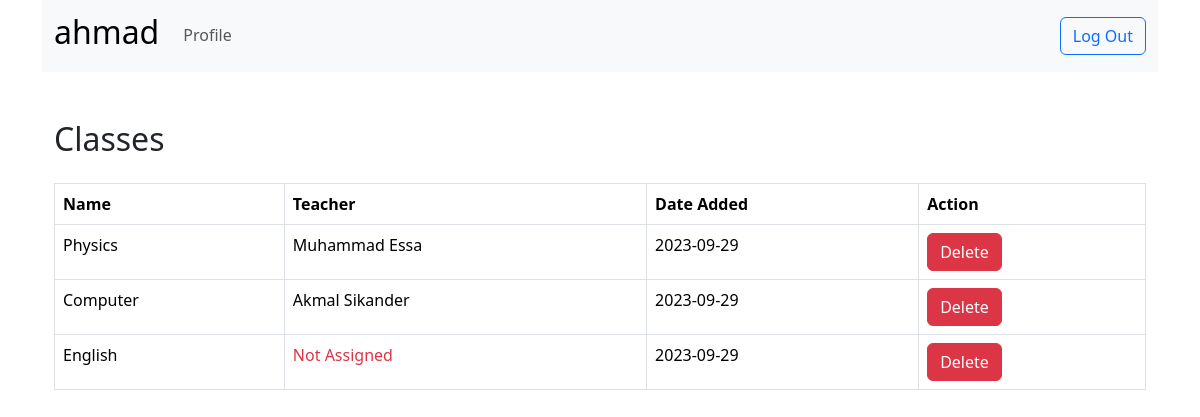
Before: /classes (signed in) with the older database file.
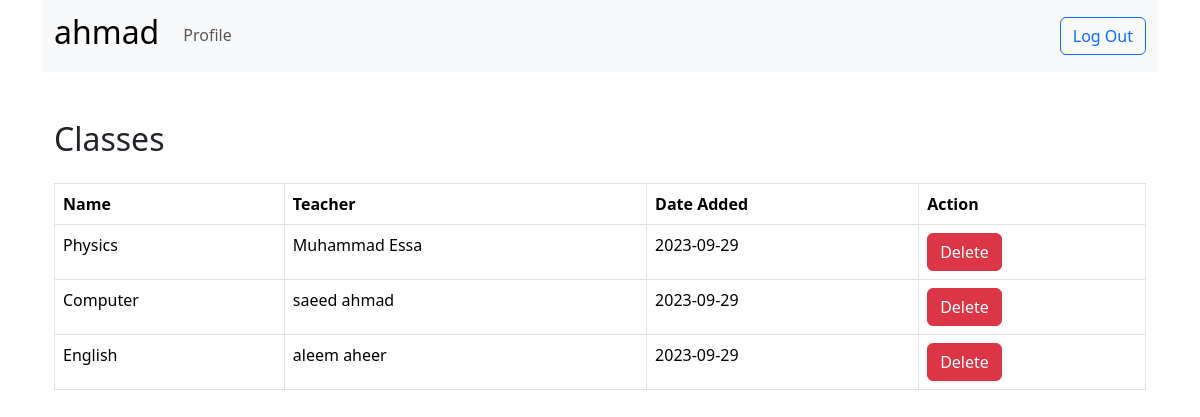
After: the same page with the newer database file.
### tables this page shows
CREATE TABLE teachers (
    id INTEGER PRIMARY KEY,
    firstname TEXT NOT NULL,
    lastname TEXT NOT NULL,
    email TEXT,
    subject TEXT NOT NULL,
    qualification TEXT NOT NULL,
    username TEXT NOT NULL,
    password TEXT NOT NULL,
    course_id INTEGER,
    admin_id INTEGER,
    FOREIGN KEY (course_id) REFERENCES courses (id),
    FOREIGN KEY (admin_id) REFERENCES admins (id)
);

CREATE TABLE courses (
    id INTEGER PRIMARY KEY,
    course_name TEXT NOT NULL,
    start_date DATE NOT NULL,
    admin_id INTEGER,
    FOREIGN KEY (admin_id) REFERENCES admins (id)
);

### app.py (the view)
@app.route("/classes", methods=["GET", "POST"])
@login_required
def classes():
    admin_id = session["user_id"]
    rows = db.execute(
        "SELECT courses.id, courses.course_name, teachers.firstname, teachers.lastname, courses.start_date FROM courses LEFT JOIN teachers ON courses.id = teachers.course_id WHERE courses.admin_id = ?",
        admin_id,
    )
    return render_template(
        "classes.html",
        classes=rows,
        user="admin",
        table="courses",
        role=session["user_role"],
    )

### app.py (called while the page is built)
@app.after_request
def after_request(response):
    response.headers["Cache-Control"] = "no-cache, no-store, must-revalidate"
    response.headers["Expires"] = 0
    response.headers["Pragma"] = "no-cache"
    return response

### helpers.py (called while the page is built)
def login_required(f):
    @wraps(f)
    def decorated_function(*args, **kwargs):
        if session.get("user_id") is None:
            return redirect("/login")
        return f(*args, **kwargs)
    return decorated_function

### templates/classes.html (shortened to what this page needs)
{% extends "layout.html" %}
{% block body%}
    <nav class="navbar navbar-expand-lg bg-body-tertiary">
        <div class="container-fluid">
            <a class="navbar-brand">
                <h2>{{ role }}</h1>
            </a>
            <div class="collapse navbar-collapse" id="navbarSupportedContent">
                <ul class="navbar-nav me-auto mb-2 mb-lg-0 nav-underline">
                    <li class="nav-item">
                        <a class="nav-link" href="/profile">Profile</a>
                    </li>
                </ul>
                <form class="d-flex" role="search" action="/logout" method="post">
                    <button class="btn btn-outline-primary" type="submit">Log Out</button>
                </form>
            </div>
        </div>
    </nav>
    <div class="container mt-5">
        {% if classes %}
            <h2 class="mb-4">Classes</h2>
            <table class="table table-bordered">
                <thead>
                    <tr>
                        <th>Name</th>
                        <th>Teacher</th>
                        <th>Date Added</th>
                        <th>Action</th>
                    </tr>
                </thead>
                <tbody>
                    {% for class in classes %}
                        <td>{{ class.course_name }}</td>
                        <td>
                            {% if class.firstname == None or class.lastname == None %}
                                <span class="text-danger">
                                    Not Assigned
                                </span>
                            {% else %}
                                {{ class.firstname }} {{ class.lastname }}
                            {% endif %}
                        </td>
                        <td>{{ class.start_date }}</td>
                        <td>
                            <form method="post" action="/delete_class">
                                <button type="submit" class="btn btn-danger" id="confirm_delete">Delete</button>
                            </form>
                        </td>
                    {% endfor %}
                </tbody>
        {% else %}
            <h3>Currently! You have no Classes.</h3>
        {% endif %}
    </table>
    </div>
{% endblock %}

### templates/layout.html (shortened to what this page needs)
<!DOCTYPE html>
<html lang="en">
    <head>
        <link rel="stylesheet" href="../static/styles.css" />
        <link href="https://cdn.jsdelivr.net/npm/bootstrap@5.3.2/dist/css/bootstrap.min.css" rel="stylesheet">
    </head>
    <body>
        <div class="container">
            {% block body %} {% endblock %}
        </div>
    </body>
</html>

Changed rows visible on the page:
no longer on this page (row unchanged): courses: course_name "English", shows "Not Assigned", start_date "2023-09-29"
changed teachers "Computer": lastname (not shown) → "ahmad"; firstname "Akmal" → "saeed"; lastname "Sikander" → "ahmad"
added teachers: course_name "English", firstname "aleem", lastname "aheer", start_date "2023-09-29"
Other visible differences:
{{ role }}: "ahmad" → (not shown)
